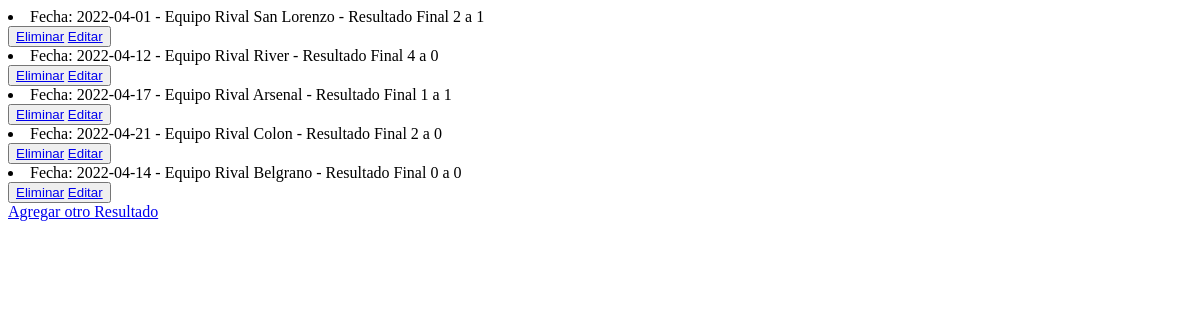
/AppSport/leerResultados, run on an earlier commit of the app's database.
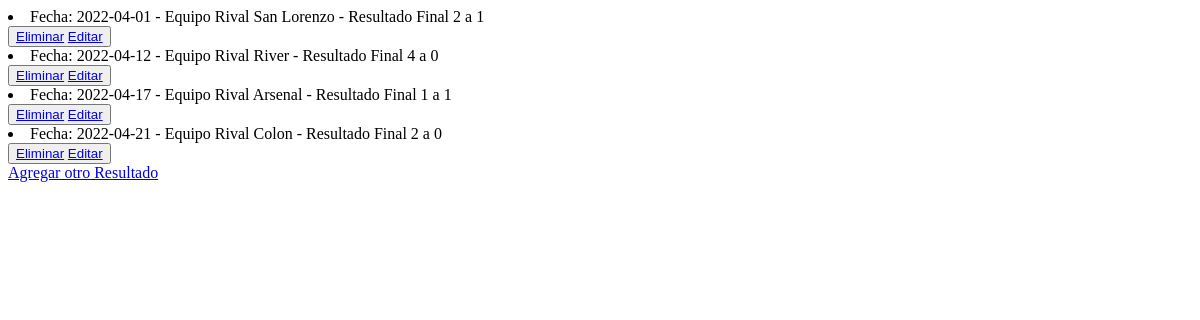
And on a later commit of the database.
### AppSport/models.py (models this page shows)
class Partido(models.Model):
    fecha = models.DateField()
    equipoRival = models.CharField(max_length=20)
    resultadoFinal = models.CharField(max_length=20)
    ganado = models.BooleanField(null=True)
    def __str__(self):
        return f"Fecha: {self.fecha} - Equipo Rival {self.equipoRival} - Resultado Final {self.resultadoFinal}"

### AppSport/views.py (the view)
# urls.py: path('leerResultados', views.leerLosResultados, name = "LeerLosResultados"),
def leerLosResultados(request):
    resultado = Partido.objects.all()
    contexto= {"partidos": resultado}
    return render(request, 'leerResultados.html', contexto)

### AppSport/templates/leerResultados.html (shortened to what this page needs)
<!DOCTYPE html>
<html lang="en">
<head>
</head>
<body>
    {% for p in partidos %}
        <li>{{p}}</li>
        <button>
            <a href="{% url 'EliminarResultado' p.fecha %}"> Eliminar</a>
            <a href="{% url 'EditarResultado' p.equipoRival %}"> Editar</a>
        </button>
    {% endfor %}
    <br>
    <a href="{% url 'resultadosPartido' %}">Agregar otro Resultado</a>
</body>
</html>

What changed in the data, as far as the page shows it:
removed Partido: fecha+equipoRival+resultadoFinal "Fecha: 2022-04-14 - Equipo Rival Belgrano - Resultado Final 0 a 0"
